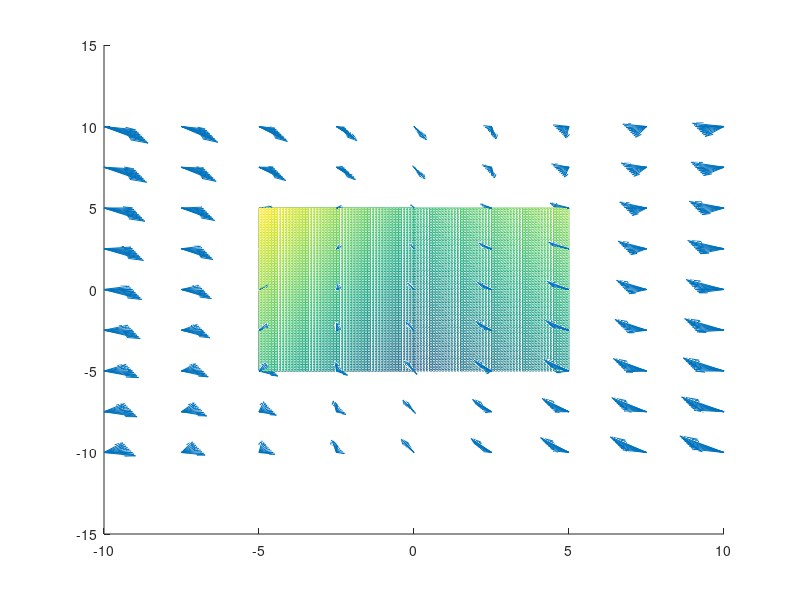

Here is the MATLAB script that generated this plot:
[x,y]=meshgrid(-5:0.1:5,-5:0.1:5);

[X,Y,Z]=meshgrid(-10:2.5:10);


z=x+y;
z1=-2*x+y;

E1= -(X+Y-Z);
E2= -(-2*X+Y-Z);


dx1=1+0*X;
dy1=1+0*Y;
dz1=-1+0*Z;

dx2=-2+0*X;
dy2=1+0*Y;
dz2=-1+0*Z;

dx=(E1.*dx1+E2.*dx2);
dy=(E1.*dy1+E2.*dy2);
dz=(E1.*dz1+E2.*dz2);


hold on;
quiver3(X,Y,Z,dx,dy,dz);
mesh(x,y,z);
mesh(x,y,z1);
%mesh(x,-y,-z2);